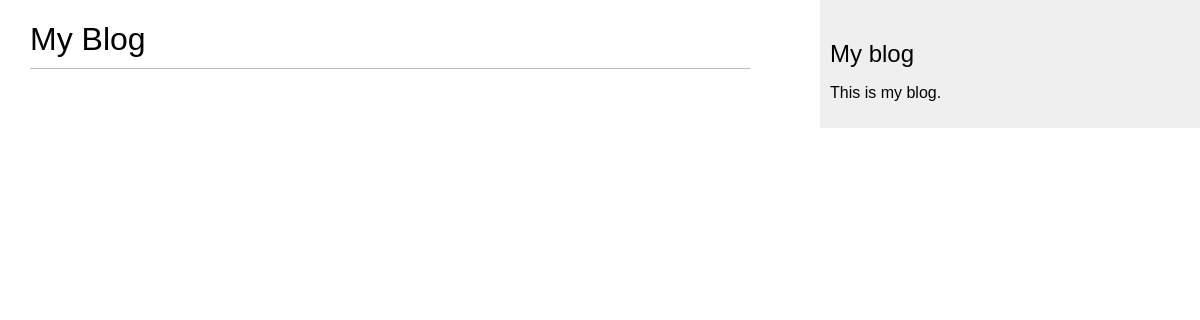
/blog/, run on an earlier commit of the app's database.
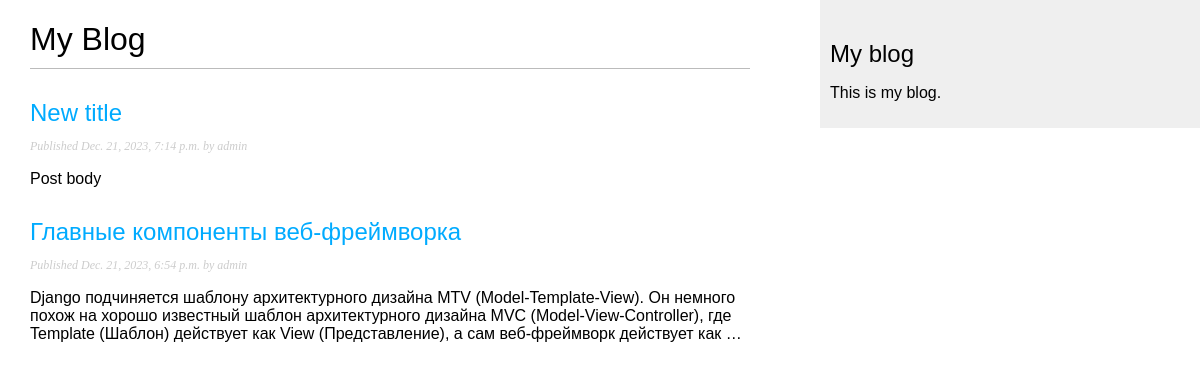
And on a later commit of the database.
### blog/models.py (models this page shows, shortened)
class Post(models.Model):
    class Status(models.TextChoices):
        DRAFT = 'DF', 'Draft'
        PUBLISHED = 'PB', 'Published'
    title = models.CharField(max_length=250)
    slug = models.SlugField(max_length=250)
    author = models.ForeignKey(User, on_delete=models.CASCADE, related_name='blog_posts')
    body = models.TextField()
    publish = models.DateTimeField(default=timezone.now())
    created = models.DateTimeField(auto_now_add=True)
    updated = models.DateTimeField(auto_now=True)
    status = models.CharField(max_length=2, choices=Status.choices, default=Status.DRAFT)
    objects = models.Manager()
    published = PublishedManager()
    class Meta:
        ordering = ['-publish']
        indexes = [
            models.Index(fields=['-publish']),
        ]

### blog/views.py (the view)
# urls.py: path('', views.post_list, name='post_list'),
def post_list(request):
    posts = Post.published.all()
    return render(request, 'blog/post/list.html', {'posts': posts})

### blog/models.py (called while the page is built)
    def get_queryset(self):
        return super().get_queryset().filter(status=Post.Status.PUBLISHED)

### blog/templates/blog/post/list.html (shortened to what this page needs)
{% extends "blog/base.html" %}
{% block content %}
    <h1>My Blog</h1>
    {% for post in posts %}
        <h2>
            <a href="{% url 'blog:post_detail' post.id %}">
                {{ post.title }}
            </a>
        </h2>
        <p class="date">
            Published {{ post.publish }} by {{ post.author }}
        </p>
        {{ post.body|truncatewords:30|linebreaks }}
    {% endfor %}
{% endblock %}

### blog/templates/blog/base.html (shortened to what this page needs)
{% load static %}
<!DOCTYPE html>
<html>
<head>
    <link rel="stylesheet" href="{% static 'css/blog.css' %}">
</head>
<body>
    <div id="content">
        {% block content %}
        {% endblock %}
    </div>
    <div id="sidebar">
        <h2>My blog</h2>
        <p>This is my blog.</p>
    </div>
</body>
</html>

### blog/templates/blog/static/css/blog.css (style rules this page uses)
body { margin:0; padding:0; font-family:helvetica, sans-serif; }
a { color:#00abff; text-decoration:none; }
h1 { font-weight:normal; border-bottom:1px solid #bbb; padding:0 0 10px 0; }
h2 { font-weight:normal; margin:30px 0 0; }
#content { float:left; width:60%; padding:0 0 0 30px; }
#sidebar { float:right; width:30%; padding:10px; background:#efefef; height:100%; }
p.date { color:#ccc; font-family: georgia, serif; font-size: 12px; font-style: italic; }

What changed in the data, as far as the page shows it:
now on this page (row edited): Post: title "New title", publish "Dec. 21, 2023, 7:14 p.m.", author "admin", body "Post body"
now on this page (row edited): Post: title "Главные компоненты веб-фреймворка", publish "Dec. 21, 2023, 6:54 p.m.", author "admin", body "Django подчиняется шаблону архитектурного дизайна MTV (Model-Template-View). Он немного похож на хорошо известный шаблон архитектурного дизайна MVC (Model-View-Controller), где Template (Шаблон) действует как View (Представление), а сам веб-фреймворк действует как …"
